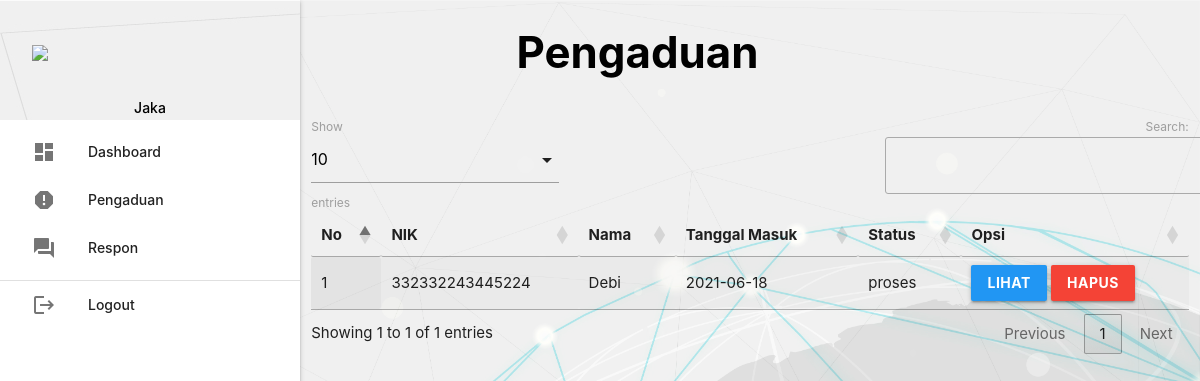
Page /petugas/index.php?p=pengaduan (signed in) on the committed database.
### tables this page shows
CREATE TABLE `pengaduan` (
  `id_pengaduan` int(5) NOT NULL,
  `tgl_pengaduan` varchar(20) NOT NULL,
  `nik` varchar(16) NOT NULL,
  `isi_laporan` text NOT NULL,
  `foto` varchar(255) NOT NULL,
  `status` enum('proses','selesai') NOT NULL
);

CREATE TABLE `masyarakat` (
  `nik` varchar(16) NOT NULL,
  `nama` varchar(35) NOT NULL,
  `username` varchar(25) NOT NULL,
  `password` varchar(255) NOT NULL,
  `telp` varchar(13) NOT NULL
);

### petugas/pengaduan.php (the view, shortened to what this page needs)
       <div class="row">
         <div class="col s12 m9">
           <h3 class="black-text"style="text-align:center"><b>Pengaduan</h3></b>
         </div>
       </div>
       <table id="example" class="display responsive-table" style="width:100%">
         <thead>
             <tr>
			<th>No</th>
			<th>NIK</th>
			<th>Nama</th>
			<th>Tanggal Masuk</th>
			<th>Status</th>
			<th>Opsi</th>
             </tr>
         </thead>
         <tbody>
<?php
	$no=1;
	$query = mysqli_query($koneksi,"SELECT * FROM pengaduan INNER JOIN masyarakat ON pengaduan.nik=masyarakat.nik WHERE pengaduan.status='proses' ORDER BY pengaduan.id_pengaduan DESC");
	while ($r=mysqli_fetch_assoc($query)) { ?>
	<tr>
		<td><?php echo $no++; ?></td>
		<td><?php echo $r['nik']; ?></td>
		<td><?php echo $r['nama']; ?></td>
		<td><?php echo $r['tgl_pengaduan']; ?></td>
		<td><?php echo $r['status']; ?></td>
		<td><a class="btn modal-trigger blue" href="#more?id_pengaduan=<?php echo $r['id_pengaduan'] ?>"><b>Lihat</a></b>  <a class="btn red" onclick="return confirm('Anda Yakin Ingin Menghapus Ya/Tidak')" href="index.php?p=pengaduan_hapus&id_pengaduan=<?php echo $r['id_pengaduan'] ?>"><b>Hapus</a></td></b>
	</tr>
           <?php  }
            ?>
         </tbody>
       </table>

### rows in the picture
pengaduan: masyarakat.nik "332332243445224", masyarakat.nama "Debi", tgl_pengaduan "2021-06-18", status "proses"

### other values in the picture
$_SESSION['data']['nama_petugas'] "Jaka"
